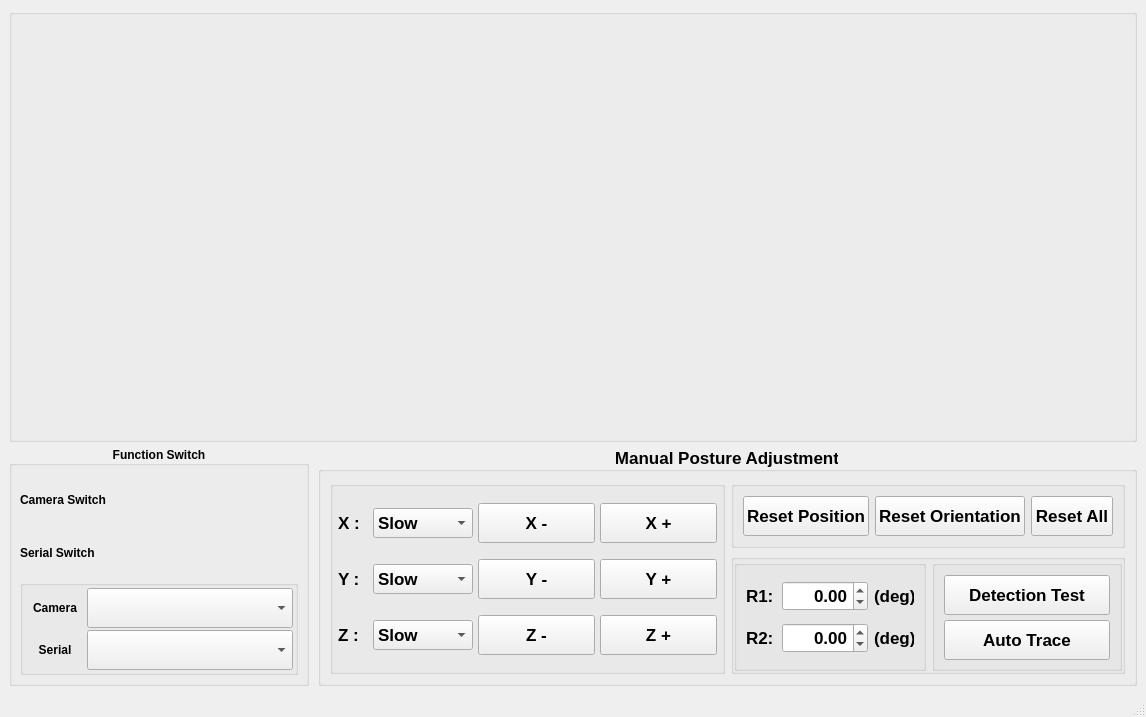
<?xml version="1.0" encoding="UTF-8"?>
<ui version="4.0">
 <class>MainWindow</class>
 <widget class="QMainWindow" name="MainWindow">
  <property name="geometry">
   <rect>
    <x>0</x>
    <y>0</y>
    <width>1146</width>
    <height>717</height>
   </rect>
  </property>
  <property name="font">
   <font>
    <weight>50</weight>
    <bold>false</bold>
   </font>
  </property>
  <property name="windowTitle">
   <string>MainWindow</string>
  </property>
  <property name="windowOpacity">
   <double>1.000000000000000</double>
  </property>
  <widget class="QWidget" name="centralwidget">
   <layout class="QGridLayout" name="gridLayout">
    <property name="verticalSpacing">
     <number>4</number>
    </property>
    <item row="0" column="0">
     <widget class="QGroupBox" name="groupBox_videoOutput">
      <property name="font">
       <font>
        <pointsize>14</pointsize>
        <weight>75</weight>
        <bold>true</bold>
       </font>
      </property>
      <property name="title">
       <string/>
      </property>
      <property name="alignment">
       <set>Qt::AlignCenter</set>
      </property>
      <layout class="QGridLayout" name="gridLayout_2">
       <property name="leftMargin">
        <number>1</number>
       </property>
       <property name="topMargin">
        <number>1</number>
       </property>
       <property name="rightMargin">
        <number>1</number>
       </property>
       <property name="bottomMargin">
        <number>1</number>
       </property>
       <property name="spacing">
        <number>1</number>
       </property>
       <item row="0" column="0">
        <widget class="VideoAdapter" name="video_window" native="true">
         <property name="minimumSize">
          <size>
           <width>1120</width>
           <height>420</height>
          </size>
         </property>
        </widget>
       </item>
      </layout>
     </widget>
    </item>
    <item row="1" column="0">
     <layout class="QHBoxLayout" name="horizontalLayout_controlBoard">
      <property name="spacing">
       <number>9</number>
      </property>
      <item>
       <widget class="QGroupBox" name="groupBox_option">
        <property name="minimumSize">
         <size>
          <width>0</width>
          <height>0</height>
         </size>
        </property>
        <property name="maximumSize">
         <size>
          <width>300</width>
          <height>240</height>
         </size>
        </property>
        <property name="font">
         <font>
          <weight>75</weight>
          <bold>true</bold>
         </font>
        </property>
        <property name="title">
         <string>Function Switch</string>
        </property>
        <property name="alignment">
         <set>Qt::AlignCenter</set>
        </property>
        <layout class="QGridLayout" name="gridLayout_6">
         <property name="leftMargin">
          <number>8</number>
         </property>
         <property name="topMargin">
          <number>8</number>
         </property>
         <property name="rightMargin">
          <number>8</number>
         </property>
         <property name="bottomMargin">
          <number>8</number>
         </property>
         <property name="spacing">
          <number>1</number>
         </property>
         <item row="1" column="0">
          <layout class="QGridLayout" name="gridLayout_serial_switch_pre">
           <item row="0" column="0">
            <widget class="QLabel" name="label">
             <property name="sizePolicy">
              <sizepolicy hsizetype="Expanding" vsizetype="Expanding">
               <horstretch>0</horstretch>
               <verstretch>0</verstretch>
              </sizepolicy>
             </property>
             <property name="minimumSize">
              <size>
               <width>190</width>
               <height>45</height>
              </size>
             </property>
             <property name="text">
              <string>Serial Switch</string>
             </property>
             <property name="alignment">
              <set>Qt::AlignLeading|Qt::AlignLeft|Qt::AlignVCenter</set>
             </property>
            </widget>
           </item>
           <item row="0" column="1">
            <layout class="QGridLayout" name="gridLayout_serial_switch"/>
           </item>
          </layout>
         </item>
         <item row="0" column="0">
          <layout class="QGridLayout" name="gridLayout_camera_switch_pre">
           <item row="0" column="0">
            <widget class="QLabel" name="label_camera_switch">
             <property name="sizePolicy">
              <sizepolicy hsizetype="Expanding" vsizetype="Expanding">
               <horstretch>0</horstretch>
               <verstretch>0</verstretch>
              </sizepolicy>
             </property>
             <property name="minimumSize">
              <size>
               <width>190</width>
               <height>45</height>
              </size>
             </property>
             <property name="text">
              <string>Camera Switch</string>
             </property>
             <property name="alignment">
              <set>Qt::AlignLeading|Qt::AlignLeft|Qt::AlignVCenter</set>
             </property>
            </widget>
           </item>
           <item row="0" column="1">
            <layout class="QGridLayout" name="gridLayout_camera_switch"/>
           </item>
          </layout>
         </item>
         <item row="2" column="0">
          <widget class="QGroupBox" name="groupBox_options">
           <property name="minimumSize">
            <size>
             <width>0</width>
             <height>0</height>
            </size>
           </property>
           <property name="maximumSize">
            <size>
             <width>16777215</width>
             <height>100</height>
            </size>
           </property>
           <property name="font">
            <font>
             <weight>75</weight>
             <bold>true</bold>
            </font>
           </property>
           <property name="title">
            <string/>
           </property>
           <property name="alignment">
            <set>Qt::AlignCenter</set>
           </property>
           <layout class="QGridLayout" name="gridLayout_3">
            <property name="leftMargin">
             <number>2</number>
            </property>
            <property name="topMargin">
             <number>2</number>
            </property>
            <property name="rightMargin">
             <number>2</number>
            </property>
            <property name="bottomMargin">
             <number>2</number>
            </property>
            <property name="spacing">
             <number>2</number>
            </property>
            <item row="2" column="1">
             <widget class="QLabel" name="label_serial">
              <property name="minimumSize">
               <size>
                <width>0</width>
                <height>40</height>
               </size>
              </property>
              <property name="maximumSize">
               <size>
                <width>60</width>
                <height>16777215</height>
               </size>
              </property>
              <property name="text">
               <string>Serial</string>
              </property>
              <property name="alignment">
               <set>Qt::AlignCenter</set>
              </property>
             </widget>
            </item>
            <item row="1" column="2">
             <widget class="QComboBox" name="comboBox_camera">
              <property name="minimumSize">
               <size>
                <width>120</width>
                <height>40</height>
               </size>
              </property>
              <property name="maximumSize">
               <size>
                <width>16777215</width>
                <height>16777215</height>
               </size>
              </property>
              <property name="font">
               <font>
                <pointsize>12</pointsize>
                <weight>75</weight>
                <bold>true</bold>
               </font>
              </property>
             </widget>
            </item>
            <item row="2" column="2">
             <widget class="QComboBox" name="comboBox_serial">
              <property name="minimumSize">
               <size>
                <width>120</width>
                <height>40</height>
               </size>
              </property>
              <property name="maximumSize">
               <size>
                <width>16777215</width>
                <height>16777215</height>
               </size>
              </property>
             </widget>
            </item>
            <item row="1" column="1">
             <widget class="QLabel" name="label_camera">
              <property name="minimumSize">
               <size>
                <width>0</width>
                <height>40</height>
               </size>
              </property>
              <property name="maximumSize">
               <size>
                <width>60</width>
                <height>16777215</height>
               </size>
              </property>
              <property name="text">
               <string>Camera</string>
              </property>
              <property name="alignment">
               <set>Qt::AlignCenter</set>
              </property>
             </widget>
            </item>
           </layout>
          </widget>
         </item>
        </layout>
       </widget>
      </item>
      <item>
       <widget class="QGroupBox" name="groupBox_move">
        <property name="minimumSize">
         <size>
          <width>0</width>
          <height>240</height>
         </size>
        </property>
        <property name="maximumSize">
         <size>
          <width>16777215</width>
          <height>240</height>
         </size>
        </property>
        <property name="font">
         <font>
          <pointsize>13</pointsize>
          <weight>75</weight>
          <bold>true</bold>
         </font>
        </property>
        <property name="title">
         <string>Manual Posture Adjustment</string>
        </property>
        <property name="alignment">
         <set>Qt::AlignCenter</set>
        </property>
        <layout class="QHBoxLayout" name="horizontalLayout_10">
         <item>
          <widget class="QGroupBox" name="groupBox_translation">
           <property name="font">
            <font>
             <pointsize>13</pointsize>
             <weight>75</weight>
             <bold>true</bold>
            </font>
           </property>
           <property name="title">
            <string/>
           </property>
           <property name="alignment">
            <set>Qt::AlignCenter</set>
           </property>
           <layout class="QGridLayout" name="gridLayout_5">
            <property name="leftMargin">
             <number>5</number>
            </property>
            <property name="topMargin">
             <number>5</number>
            </property>
            <property name="rightMargin">
             <number>5</number>
            </property>
            <property name="bottomMargin">
             <number>5</number>
            </property>
            <property name="spacing">
             <number>5</number>
            </property>
            <item row="0" column="0">
             <widget class="QLabel" name="label_x">
              <property name="minimumSize">
               <size>
                <width>30</width>
                <height>30</height>
               </size>
              </property>
              <property name="maximumSize">
               <size>
                <width>30</width>
                <height>16777215</height>
               </size>
              </property>
              <property name="text">
               <string>X :</string>
              </property>
             </widget>
            </item>
            <item row="0" column="1">
             <widget class="QComboBox" name="comboBox_x_speed">
              <property name="minimumSize">
               <size>
                <width>75</width>
                <height>30</height>
               </size>
              </property>
              <property name="maximumSize">
               <size>
                <width>100</width>
                <height>16777215</height>
               </size>
              </property>
              <item>
               <property name="text">
                <string>Slow</string>
               </property>
              </item>
              <item>
               <property name="text">
                <string>Medium</string>
               </property>
              </item>
              <item>
               <property name="text">
                <string>Fast</string>
               </property>
              </item>
             </widget>
            </item>
            <item row="0" column="2">
             <widget class="QPushButton" name="pushButton_x_minus">
              <property name="minimumSize">
               <size>
                <width>100</width>
                <height>40</height>
               </size>
              </property>
              <property name="text">
               <string>X -</string>
              </property>
             </widget>
            </item>
            <item row="0" column="3">
             <widget class="QPushButton" name="pushButton_x_plus">
              <property name="minimumSize">
               <size>
                <width>100</width>
                <height>40</height>
               </size>
              </property>
              <property name="text">
               <string>X +</string>
              </property>
             </widget>
            </item>
            <item row="1" column="0">
             <widget class="QLabel" name="label_y">
              <property name="minimumSize">
               <size>
                <width>30</width>
                <height>30</height>
               </size>
              </property>
              <property name="maximumSize">
               <size>
                <width>30</width>
                <height>16777215</height>
               </size>
              </property>
              <property name="text">
               <string>Y :</string>
              </property>
             </widget>
            </item>
            <item row="1" column="1">
             <widget class="QComboBox" name="comboBox_y_speed">
              <property name="minimumSize">
               <size>
                <width>75</width>
                <height>30</height>
               </size>
              </property>
              <property name="maximumSize">
               <size>
                <width>100</width>
                <height>16777215</height>
               </size>
              </property>
              <item>
               <property name="text">
                <string>Slow</string>
               </property>
              </item>
              <item>
               <property name="text">
                <string>Medium</string>
               </property>
              </item>
              <item>
               <property name="text">
                <string>Fast</string>
               </property>
              </item>
             </widget>
            </item>
            <item row="1" column="2">
             <widget class="QPushButton" name="pushButton_y_minus">
              <property name="minimumSize">
               <size>
                <width>100</width>
                <height>40</height>
               </size>
              </property>
              <property name="text">
               <string>Y -</string>
              </property>
             </widget>
            </item>
            <item row="1" column="3">
             <widget class="QPushButton" name="pushButton_y_plus">
              <property name="minimumSize">
               <size>
                <width>100</width>
                <height>40</height>
               </size>
              </property>
              <property name="text">
               <string>Y +</string>
              </property>
             </widget>
            </item>
            <item row="2" column="0">
             <widget class="QLabel" name="label_z">
              <property name="minimumSize">
               <size>
                <width>30</width>
                <height>30</height>
               </size>
              </property>
              <property name="maximumSize">
               <size>
                <width>30</width>
                <height>16777215</height>
               </size>
              </property>
              <property name="text">
               <string>Z :</string>
              </property>
             </widget>
            </item>
            <item row="2" column="1">
             <widget class="QComboBox" name="comboBox_z_speed">
              <property name="minimumSize">
               <size>
                <width>75</width>
                <height>30</height>
               </size>
              </property>
              <property name="maximumSize">
               <size>
                <width>100</width>
                <height>16777215</height>
               </size>
              </property>
              <item>
               <property name="text">
                <string>Slow</string>
               </property>
              </item>
              <item>
               <property name="text">
                <string>Medium</string>
               </property>
              </item>
              <item>
               <property name="text">
                <string>Fast</string>
               </property>
              </item>
             </widget>
            </item>
            <item row="2" column="2">
             <widget class="QPushButton" name="pushButton_z_minus">
              <property name="minimumSize">
               <size>
                <width>100</width>
                <height>40</height>
               </size>
              </property>
              <property name="text">
               <string>Z -</string>
              </property>
             </widget>
            </item>
            <item row="2" column="3">
             <widget class="QPushButton" name="pushButton_z_plus">
              <property name="minimumSize">
               <size>
                <width>100</width>
                <height>40</height>
               </size>
              </property>
              <property name="text">
               <string>Z +</string>
              </property>
             </widget>
            </item>
           </layout>
          </widget>
         </item>
         <item>
          <layout class="QVBoxLayout" name="verticalLayout_orientation">
           <item>
            <widget class="QGroupBox" name="groupBox_reset">
             <property name="font">
              <font>
               <pointsize>13</pointsize>
               <weight>75</weight>
               <bold>true</bold>
              </font>
             </property>
             <property name="title">
              <string/>
             </property>
             <property name="alignment">
              <set>Qt::AlignCenter</set>
             </property>
             <layout class="QHBoxLayout" name="horizontalLayout">
              <item>
               <widget class="QPushButton" name="pushButton_resetPosition">
                <property name="minimumSize">
                 <size>
                  <width>0</width>
                  <height>40</height>
                 </size>
                </property>
                <property name="text">
                 <string>Reset Position</string>
                </property>
               </widget>
              </item>
              <item>
               <widget class="QPushButton" name="pushButton_resetOrientation">
                <property name="minimumSize">
                 <size>
                  <width>0</width>
                  <height>40</height>
                 </size>
                </property>
                <property name="text">
                 <string>Reset Orientation</string>
                </property>
               </widget>
              </item>
              <item>
               <widget class="QPushButton" name="pushButton_resetAll">
                <property name="minimumSize">
                 <size>
                  <width>0</width>
                  <height>40</height>
                 </size>
                </property>
                <property name="text">
                 <string>Reset All</string>
                </property>
               </widget>
              </item>
             </layout>
            </widget>
           </item>
           <item>
            <widget class="QGroupBox" name="groupBox_coreControl">
             <property name="sizePolicy">
              <sizepolicy hsizetype="Preferred" vsizetype="Expanding">
               <horstretch>0</horstretch>
               <verstretch>0</verstretch>
              </sizepolicy>
             </property>
             <property name="font">
              <font>
               <pointsize>13</pointsize>
               <weight>75</weight>
               <bold>true</bold>
              </font>
             </property>
             <property name="title">
              <string/>
             </property>
             <property name="alignment">
              <set>Qt::AlignCenter</set>
             </property>
             <layout class="QGridLayout" name="gridLayout_4">
              <property name="leftMargin">
               <number>0</number>
              </property>
              <property name="topMargin">
               <number>0</number>
              </property>
              <property name="rightMargin">
               <number>0</number>
              </property>
              <property name="bottomMargin">
               <number>0</number>
              </property>
              <property name="horizontalSpacing">
               <number>6</number>
              </property>
              <property name="verticalSpacing">
               <number>0</number>
              </property>
              <item row="0" column="3">
               <widget class="QGroupBox" name="groupBox_Auto">
                <property name="title">
                 <string/>
                </property>
                <property name="alignment">
                 <set>Qt::AlignCenter</set>
                </property>
                <layout class="QVBoxLayout" name="verticalLayout">
                 <item>
                  <widget class="QPushButton" name="pushButton">
                   <property name="minimumSize">
                    <size>
                     <width>0</width>
                     <height>40</height>
                    </size>
                   </property>
                   <property name="text">
                    <string>Detection Test</string>
                   </property>
                  </widget>
                 </item>
                 <item>
                  <widget class="QPushButton" name="pushButton_2">
                   <property name="minimumSize">
                    <size>
                     <width>0</width>
                     <height>40</height>
                    </size>
                   </property>
                   <property name="text">
                    <string>Auto Trace</string>
                   </property>
                  </widget>
                 </item>
                </layout>
               </widget>
              </item>
              <item row="0" column="0">
               <widget class="QGroupBox" name="groupBox_Orientation">
                <property name="title">
                 <string/>
                </property>
                <layout class="QGridLayout" name="gridLayout_7">
                 <item row="1" column="2">
                  <widget class="QLabel" name="label_r2_deg">
                   <property name="minimumSize">
                    <size>
                     <width>40</width>
                     <height>30</height>
                    </size>
                   </property>
                   <property name="maximumSize">
                    <size>
                     <width>40</width>
                     <height>16777215</height>
                    </size>
                   </property>
                   <property name="text">
                    <string>(deg)</string>
                   </property>
                  </widget>
                 </item>
                 <item row="0" column="2">
                  <widget class="QLabel" name="label_r1_deg">
                   <property name="minimumSize">
                    <size>
                     <width>40</width>
                     <height>30</height>
                    </size>
                   </property>
                   <property name="maximumSize">
                    <size>
                     <width>40</width>
                     <height>16777215</height>
                    </size>
                   </property>
                   <property name="text">
                    <string>(deg)</string>
                   </property>
                  </widget>
                 </item>
                 <item row="1" column="0">
                  <widget class="QLabel" name="label_r2">
                   <property name="minimumSize">
                    <size>
                     <width>30</width>
                     <height>30</height>
                    </size>
                   </property>
                   <property name="maximumSize">
                    <size>
                     <width>30</width>
                     <height>16777215</height>
                    </size>
                   </property>
                   <property name="text">
                    <string>R2:</string>
                   </property>
                  </widget>
                 </item>
                 <item row="1" column="1">
                  <widget class="QDoubleSpinBox" name="doubleSpinBox_r2_angle">
                   <property name="minimumSize">
                    <size>
                     <width>80</width>
                     <height>30</height>
                    </size>
                   </property>
                   <property name="maximumSize">
                    <size>
                     <width>150</width>
                     <height>16777215</height>
                    </size>
                   </property>
                   <property name="alignment">
                    <set>Qt::AlignRight|Qt::AlignTrailing|Qt::AlignVCenter</set>
                   </property>
                   <property name="keyboardTracking">
                    <bool>false</bool>
                   </property>
                   <property name="minimum">
                    <double>-180.000000000000000</double>
                   </property>
                   <property name="maximum">
                    <double>180.000000000000000</double>
                   </property>
                   <property name="singleStep">
                    <double>0.250000000000000</double>
                   </property>
                   <property name="value">
                    <double>0.000000000000000</double>
                   </property>
                  </widget>
                 </item>
                 <item row="0" column="1">
                  <widget class="QDoubleSpinBox" name="doubleSpinBox_r1_angle">
                   <property name="minimumSize">
                    <size>
                     <width>80</width>
                     <height>30</height>
                    </size>
                   </property>
                   <property name="maximumSize">
                    <size>
                     <width>150</width>
                     <height>16777215</height>
                    </size>
                   </property>
                   <property name="alignment">
                    <set>Qt::AlignRight|Qt::AlignTrailing|Qt::AlignVCenter</set>
                   </property>
                   <property name="keyboardTracking">
                    <bool>false</bool>
                   </property>
                   <property name="minimum">
                    <double>-180.000000000000000</double>
                   </property>
                   <property name="maximum">
                    <double>180.000000000000000</double>
                   </property>
                   <property name="singleStep">
                    <double>0.250000000000000</double>
                   </property>
                   <property name="value">
                    <double>0.000000000000000</double>
                   </property>
                  </widget>
                 </item>
                 <item row="0" column="0">
                  <widget class="QLabel" name="label_r1">
                   <property name="minimumSize">
                    <size>
                     <width>30</width>
                     <height>30</height>
                    </size>
                   </property>
                   <property name="maximumSize">
                    <size>
                     <width>30</width>
                     <height>16777215</height>
                    </size>
                   </property>
                   <property name="text">
                    <string>R1:</string>
                   </property>
                  </widget>
                 </item>
                </layout>
               </widget>
              </item>
             </layout>
            </widget>
           </item>
          </layout>
         </item>
        </layout>
       </widget>
      </item>
     </layout>
    </item>
   </layout>
  </widget>
  <widget class="QStatusBar" name="statusBar">
   <property name="font">
    <font>
     <weight>75</weight>
     <bold>true</bold>
    </font>
   </property>
   <property name="layoutDirection">
    <enum>Qt::LeftToRight</enum>
   </property>
  </widget>
 </widget>
 <customwidgets>
  <customwidget>
   <class>VideoAdapter</class>
   <extends>QWidget</extends>
   <header location="global">video_adapter.h</header>
   <container>1</container>
  </customwidget>
 </customwidgets>
 <resources/>
 <connections/>
</ui>
